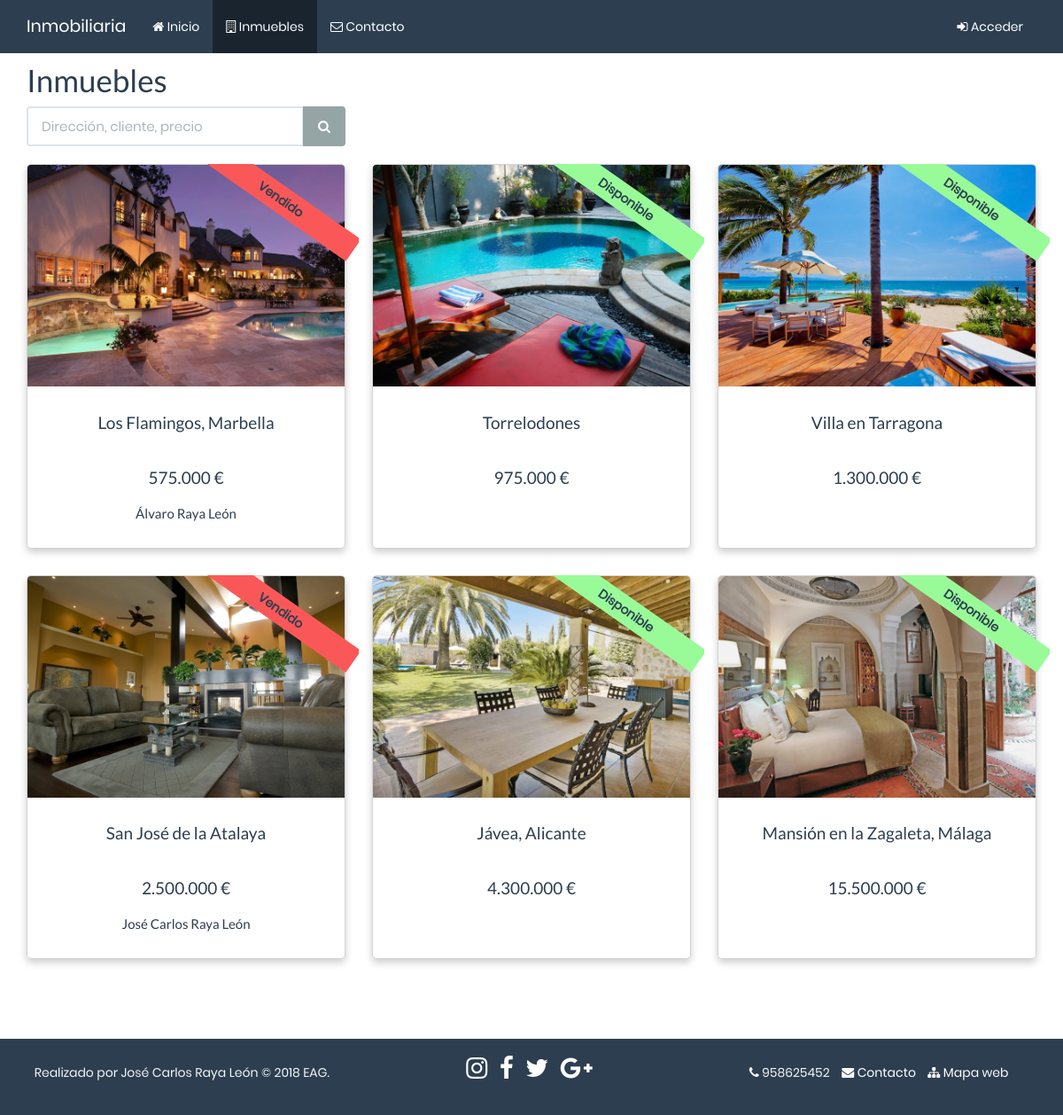
Page /php/inmuebles/inmuebles.php on the committed database.
### tables this page shows
CREATE TABLE IF NOT EXISTS `inmuebles` (
`id` bigint(20) unsigned NOT NULL,
  `direccion` varchar(150) NOT NULL,
  `descripcion` varchar(560) NOT NULL,
  `precio` decimal(12,2) NOT NULL,
  `id_cliente` bigint(20) NOT NULL,
  `imagen` varchar(50) NOT NULL
);

CREATE TABLE IF NOT EXISTS `clientes` (
`id` bigint(20) unsigned NOT NULL,
  `nombre` varchar(50) NOT NULL,
  `apellidos` varchar(50) NOT NULL,
  `direccion` varchar(150) NOT NULL,
  `telefono1` varchar(9) NOT NULL,
  `telefono2` varchar(9) NOT NULL,
  `nombre_usuario` varchar(15) NOT NULL,
  `pass` varchar(32) NOT NULL
);

### php/funciones.php (the view, shortened to what this page needs)
<?php
function menu ($pag = 1)
{
    ?>
    <div class="navbar navbar-default navbar-fixed-top menu">
        <div class="container">
            <div class="navbar-header">
                <a class="navbar-brand" href="#">Inmobiliaria</a>
            </div>
            <nav class="navbar-collapse collapse" id="menu">
                <div class="container-fluid">
                    <ul class="nav navbar-nav ">
                        <?php
                        if($pag == 1){
                            if(isset($_SESSION['login_ok']) && $_SESSION['usuario'] == "admin"){
                            ?>
                            <li class="active"><a href="../../index.php"><i class="fa fa-home"></i> Inicio</a></li>
                            <li><a href="../noticias/noticias.php"><i class="fa fa-newspaper-o"></i> Noticias</a></li>
                            <li><a href="../clientes/clientes.php"><i class="fa fa-user-o"></i> Clientes</a></li>
                            <li><a href="../inmuebles/inmuebles.php"><i class="fa fa-building-o"></i> Inmuebles</a></li>
                            <li><a href="../citas/citas.php"><i class="fa fa-calendar"></i> Citas</a></li>
                            <li><a href="../contacto/contacto.php"><i class="fa fa-envelope-o"></i> Contacto</a></li>
                        <?php
                            }else{
                            ?>
                            <li class="active"><a href="../../index.php"><i class="fa fa-home"></i> Inicio</a></li>
                            <li><a href="../inmuebles/inmuebles.php"><i class="fa fa-building-o"></i> Inmuebles</a></li>
                            <li><a href="../contacto/contacto.php"><i class="fa fa-envelope-o"></i> Contacto</a></li>
                        <?php
                            }
                        }elseif($pag == 4){
                           if(isset($_SESSION['login_ok']) && $_SESSION['usuario'] == "admin"){
                            ?>
                            <li><a href="../../index.php"><i class="fa fa-home"></i> Inicio</a></li>
                            <li><a href="../noticias/noticias.php"><i class="fa fa-newspaper-o"></i> Noticias</a></li>
                            <li><a href="../clientes/clientes.php"><i class="fa fa-user-o"></i> Clientes</a></li>
                            <li class="active"><a href="../inmuebles/inmuebles.php"><i class="fa fa-building-o"></i> Inmuebles</a></li>
                            <li><a href="../citas/citas.php"><i class="fa fa-calendar"></i> Citas</a></li>
                            <li><a href="../contacto/contacto.php"><i class="fa fa-envelope-o"></i> Contacto</a></li>
                        <?php
                            }else{
                            ?>
                            <li><a href="../../index.php"><i class="fa fa-home"></i> Inicio</a></li>
                            <li class="active"><a href="../inmuebles/inmuebles.php"><i class="fa fa-building-o"></i> Inmuebles</a></li>
                            <li><a href="../contacto/contacto.php"><i class="fa fa-envelope-o"></i> Contacto</a></li>
                        <?php
                            }
                        }
                        ?>
                    </ul>
                    <ul class="nav navbar-nav navbar-right">
                       <?php
                        if(isset($_SESSION['login_ok']) && $_SESSION['login_ok'] == true && $_SESSION['usuario'] == "admin"){
                        ?>
                            <li><a href="#" data-toggle="dropdown"><i class="fa fa-user-circle-o"></i> Bienvenido, <?php echo $_SESSION['usuario'] ?> <span class="fa fa-caret-square-o-down"></span></a><ul class="dropdown-menu">
                                <li><a href="../cliente/datos.php"><i class="fa fa-id-card-o"></i> Datos personales</a></li>
                                <li class="divider"></li>
                                <li><a href="../acceso/log_out.php"><i class="fa fa-sign-out"></i> Salir</a></li>
                            </ul></li>
                        <?php
                        }else{
                        ?>
                            <li><a href="../acceso/acceder.php"><i class="fa fa-sign-in"></i> Acceder</a></li>
                        <?php
                        }
                        ?>
                    </ul>
                </div>
            </nav>
        </div>
    </div>
    <?php
}
function footer ()
{
    ?>
<footer class="text-center footer">
    <div class="container-fluid text-center">
        <div class="row">
          <div class="col-xs-12 col-sm-12 col-md-4">
                <p>Realizado por José Carlos Raya León ©
                    <?php echo date('Y') ?> EAG.</p>
            </div>
           <div class="col-xs-12 col-sm-12 col-md-4">
                <ul class="list-inline">
                    <li><a href="http://instagram.com"><i class="fa fa-instagram fa-2x"></i></a></li>
                    <li><a href="http://facebook.com"><i class="fa fa-facebook fa-2x"></i></a></li>
                    <li><a href="http://twitter.com"><i class="fa fa-twitter fa-2x"></i></a></li>
                    <li><a href="http://plus.google.com"><i class="fa fa-google-plus fa-2x"></i></a></li>
                </ul>
            </div>
            <div class="col-xs-12 col-sm-12 col-md-4">
               <ul class="list-inline">
                   <li><i class="fa fa-phone"></i> 958625452</li>
                   <li><a href="../contacto/contacto.php"><i class="fa fa-envelope"></i> Contacto</a></li>
                   <li><a href="../mapa-web/mapa-web.php"><i class="fa fa-sitemap"></i> Mapa web</a></li>
               </ul>
            </div>
        </div>
    </div>
</footer>
    <?php
}
function cabecera(){
?>
<link rel="stylesheet" href="../../css/bootstrap.min.css">
<link rel="stylesheet" href="../../css/main.css">
<link rel="stylesheet" href="../../css/font-awesome.css">
<?php
}
function db_connect() {
    static $conexion;
    if(!isset($connection)) {
        $conexion = mysqli_connect('localhost', 'root', '', 'inmobiliaria');
    }
    mysqli_set_charset($conexion, 'utf8');
    return $conexion;
}
function db_query($consulta) {
    $conexion = db_connect();
    $resultado = mysqli_query($conexion, $consulta);
    if($resultado === false) {
        echo db_error();
    } else {
        return $resultado;
    }
}
            ?>
        <?php
function inmuebles($cons){
 ?>
<div class="row">
    <?php
            $inmuebles = db_query($cons);
            $cont = 0;
        if(mysqli_num_rows($inmuebles) == 0){
             ?>
            <h2><span class="fa fa-info-circle text-info"></span> No se han encontrado inmuebles</h2>
            <?php
        }else{
            while($fila = mysqli_fetch_array($inmuebles, MYSQLI_ASSOC)){
                ?>
        <div class="col-md-4 inmueble">
            <div class="card inmueble">
                <a href="inmueble.php?id=<?php echo $fila['id'] ?>">
                    <div class="row imagen-inmueble" style="background-image: url(../../img/inmuebles/<?php echo $fila['imagen']; ?>);">
                    </div>
                </a>
                <?php
                    if($fila['id_cliente'] == 0){ ?>
                    <div class="disponibilidad" style="background-color:palegreen">
                        <strong>Disponible</strong>
                    </div>
                    <?php }else{ ?>
                        <div class="disponibilidad" style="background-color:#FA5858">
                            <strong>Vendido</strong>
                        </div>
                    <?php
                        }
                        ?>
                            <div class="card-body">
                                <div class="row">
                                    <div class="col-md-12">
                                        <h4 class="card-title text-center">
                                            <a href="inmueble.php?id=<?php echo $fila['id'] ?>">
                                                <?php echo $fila['direccion']; ?>
                                            </a>
                                        </h4>
                                    </div>
                                </div>
                                <br>
                                <div class="row text-center">
                                    <h4>
                                        <?php echo number_format($fila['precio'], 0, ',', '.'); ?> €</h4>
                                </div>
                                <div class="row text-center">
                                    <?php
                                    $nombres = db_query("select nombre, apellidos from clientes where id = $fila[id_cliente]");
                                    $nombre = mysqli_fetch_array($nombres);
                                    if($fila['id_cliente'] != 0){
                                    ?>
                                        <h5>
                                            <?php echo $nombre['nombre']." ".$nombre['apellidos'] ?>
                                        </h5>
                                        <?php
                                    }else{
                                        echo '<h5>&nbsp</h5>';
                                    }
                                ?>
                                </div>
                            </div>
            </div>
        </div>
        <?php
                $cont++;
                if ($cont % 3 == 0){
                ?>
                    </div>
                    <div class="row">
                        <?php
                }
            }
        }
    }
    ?>

### css/main.css (style rules this page uses)
html { position: relative; height: 100%; }
body { padding-top: 50px; font-family: 'Poppins', sans-serif; font-size: 14px; height: 100%; }
.footer { position: relative; width: 100%; line-height: 60px; background-color: #2c3e50; color: #f5f5f5; padding: 8px; }
.card { border: 1px solid lightgray; border-radius: 5px; box-shadow: 0 4px 8px 0 rgba(0, 0, 0, 0.2); transition: 0.3s; margin-bottom: 30px; }
.card-body { padding: 20px; }
.disponibilidad { width: 200px; height: 30px; text-align: center; line-height: 30px; }
.inmueble .disponibilidad { transform: rotate(35deg); right: -12px; top: 25px; position: absolute; overflow: hidden; z-index: 1; }
.inmueble { overflow: hidden; }
.row { overflow: hidden; }
footer a { color: white; }
.card-title a { color: #2c3e50; }
.imagen-inmueble { height: 250px; background-size: cover; background-repeat: no-repeat; transition: 0.5s ease-in-out; }
.navbar-collapse { max-height: 100% !important; }

### rows in the picture
inmuebles: imagen (picture), shows "Vendido", direccion "Los Flamingos, Marbella", precio "575.000", id_cliente.nombre "Álvaro", id_cliente.apellidos "Raya León"
inmuebles: imagen (picture), shows "Disponible", direccion "Torrelodones", precio "975.000"
inmuebles: imagen (picture), shows "Disponible", direccion "Villa en Tarragona", precio "1.300.000"
inmuebles: imagen (picture), shows "Vendido", direccion "San José de la Atalaya", precio "2.500.000", id_cliente.nombre "José Carlos", id_cliente.apellidos "Raya León"
inmuebles: imagen (picture), shows "Disponible", direccion "Jávea, Alicante", precio "4.300.000"
inmuebles: imagen (picture), shows "Disponible", direccion "Mansión en la Zagaleta, Málaga", precio "15.500.000"
